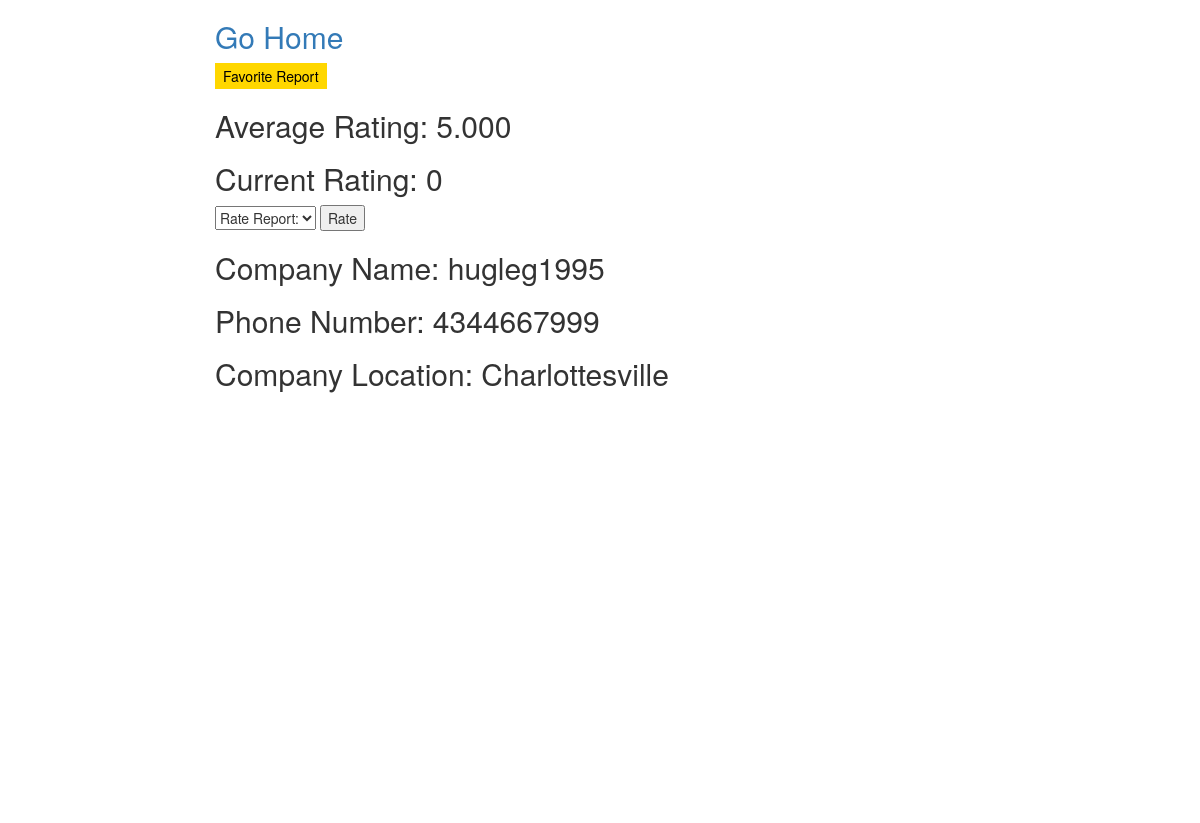
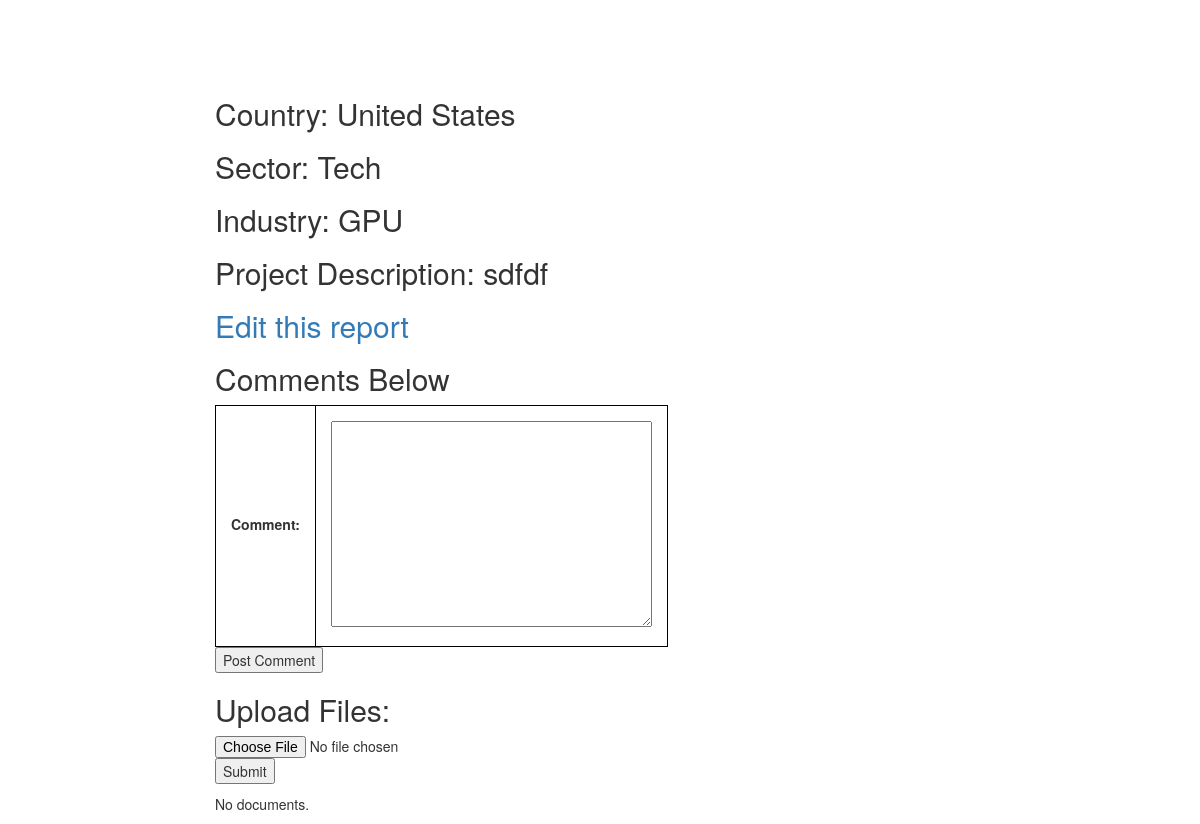
Before: /catalog/viewreport/2/success/ (signed in) with the older database file (2 pictures, top to bottom).
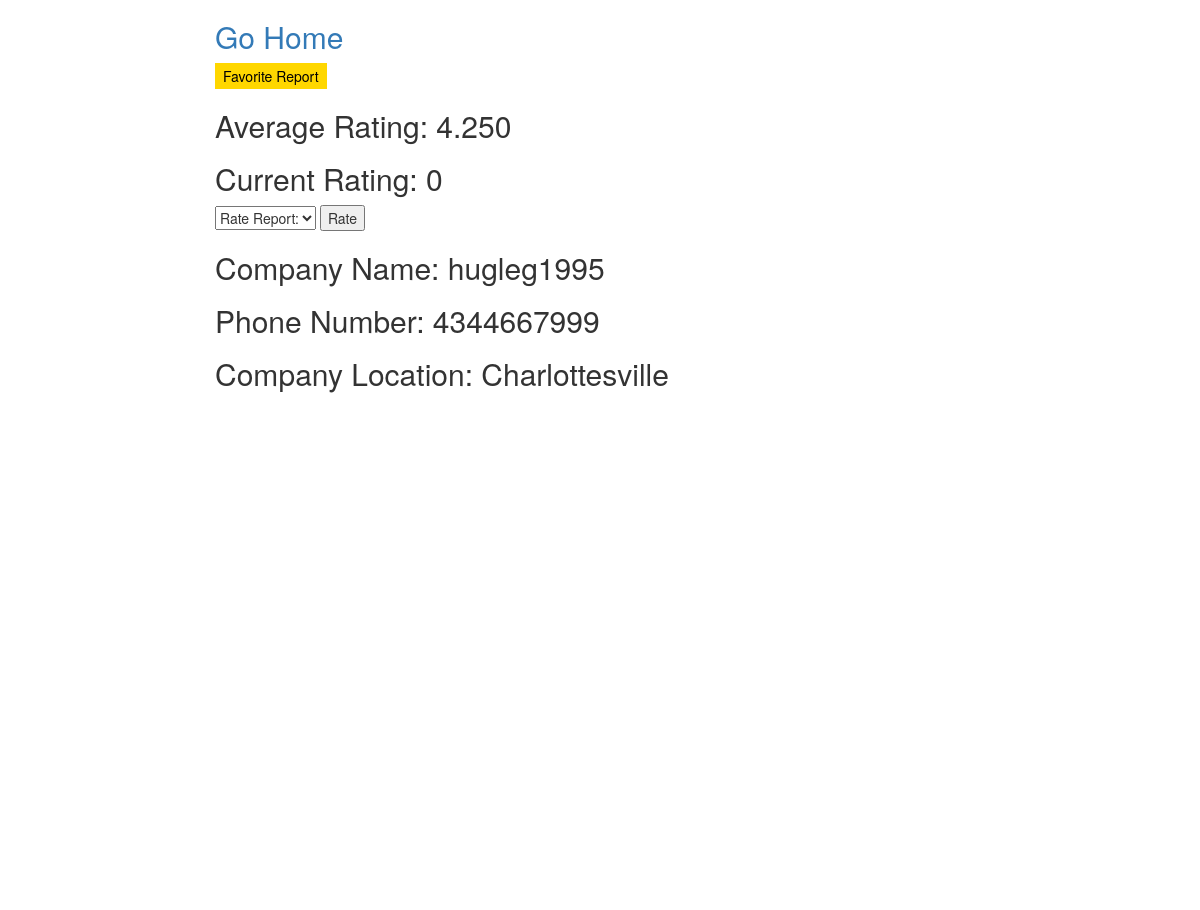
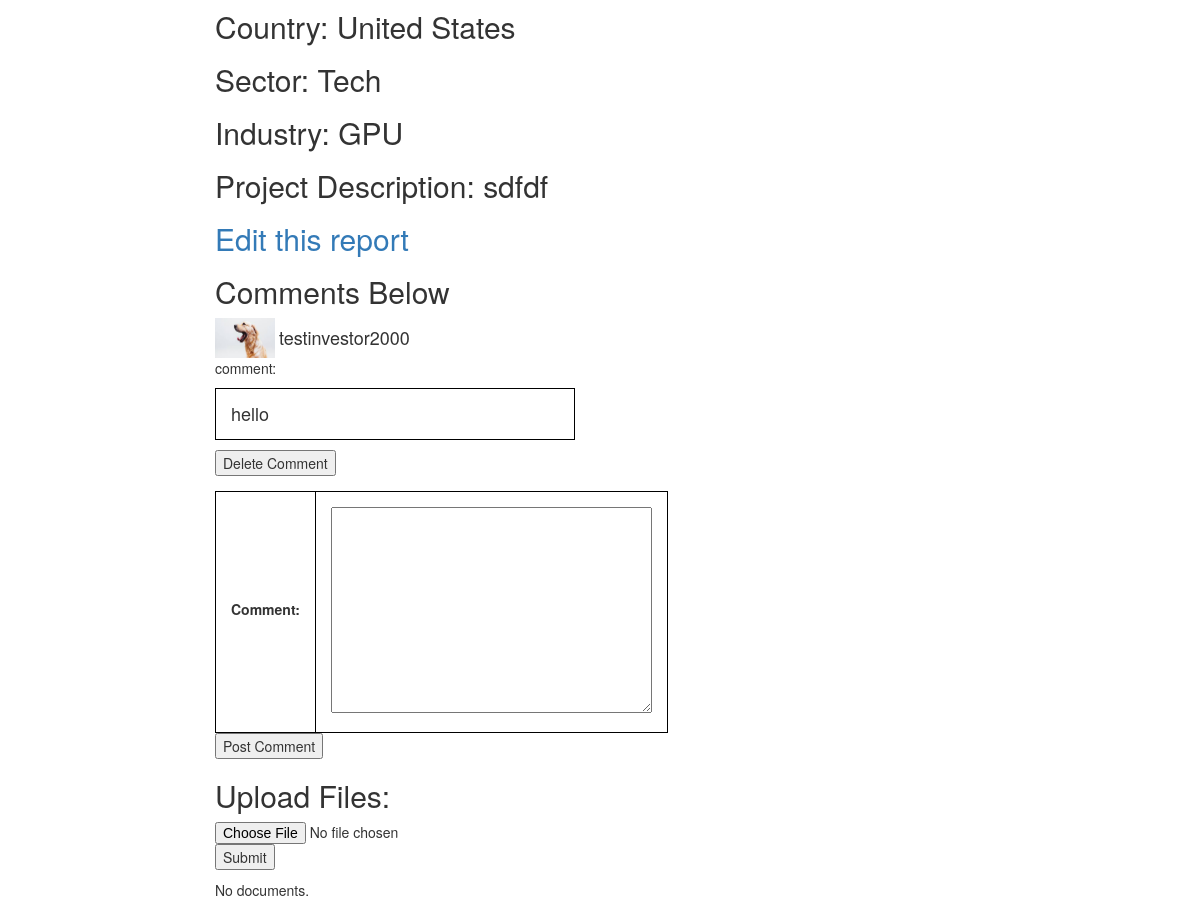
After: the same page with the newer database file (2 pictures, top to bottom).
### catalog/models.py (models this page shows)
class comment(models.Model):
    sender_name = models.CharField(max_length= 100, help_text='sender name')
    comment=models.CharField(max_length=2000,help_text="comment")
    report_id=models.IntegerField(default = 0, help_text='report id')

class profile(models.Model):
    user = models.OneToOneField(User,primary_key=True)
    is_manager = models.BooleanField(default = False)
    objects = models.Manager()
    is_company = models.BooleanField(default = False)
    is_investor=models.BooleanField(default=False)
    is_suspended = models.BooleanField(default=False)
    avatar = models.ImageField(upload_to='images/',blank = True,default='images/default.jpg')

### catalog/views.py (the view)
# urls.py: url(r'^viewreport/(?P<pk>[0-9]+)/$', views.viewreport, name='viewreport'),
@login_required(login_url = 'login')
def viewreport(request,pk):
    report=Report.objects.get(pk=pk)
    current_rate=0
    if request.method=="POST" and "post_comment" in request.POST:
        form=CommentForm(request.POST)
        if form.is_valid():
            comment_content=form.cleaned_data["comment"]
            comment.objects.create(sender_name=request.user.username,comment=comment_content,report_id=pk)
    elif request.method=="POST" and "delete-comment" in request.POST:
        print("delete-comment" in request.POST)
        comment_id=request.POST.get("comment_id")
        print(comment_id)
        comment_delete=comment.objects.get(id=comment_id)
        comment_delete.delete()
    elif request.method=="POST" and "rate" in request.POST:
        print(request.POST.get("dropdown"))
        rate=float(request.POST.get("dropdown"))
        current_rate=rate
        reportRate.objects.create(report_rate=rate,rate_by=request.user.username,report_id=pk)
    elif request.method=="POST" and "favorite_report" in request.POST:
        report.is_favorite=True
        report.save()
    elif request.method=="POST" and "unfavorite_report" in request.POST:
        report.is_favorite=False
        report.save()
    reportRates=reportRate.objects.filter(report_id=pk)
    totalRate=0
    count=0
    for r in reportRates:
        totalRate+=r.report_rate
        count+=1
    if count!=0:
        average_rate=totalRate/count
    else:
        average_rate=0
    report.average_rate=average_rate
    report.save()
    average_rate_format=format(report.average_rate, '.3f')
    comments=comment.objects.filter(report_id=pk)
    geolocator = Nominatim()
    location = geolocator.geocode(report.location)
    print(location.latitude)
    print(location.longitude)
    return render(request,'view_report.html',{
    "report":report,"location":location,"commentform":CommentForm(),"comments":comments,"averageRate":average_rate_format,"currentRate":current_rate
})

### catalog/forms.py
class CommentForm(forms.Form):
    comment = forms.CharField(widget=forms.Textarea)

### catalog/templates/view_report.html (shortened to what this page needs)
{% extends "base_generic.html" %}
{% block content %}
<h2><a href={% url 'gohome' %}>Go Home</a></h2>
{% if report.is_favorite %}
<form method = "POST" action ="." class = "form-group">{% csrf_token %}
            <input type="submit" class = "button1" value="Unfavorite Report" name="unfavorite_report"/>
        </form>
        {% else  %}
        <form method = "POST" action ="." class = "form-group">{% csrf_token %}
                    <input type="submit" class = "button2" value="Favorite Report" name="favorite_report"/>
        </form>
        {% endif %}
<h2>Average Rating: {{averageRate}}</h2>
<h2>Current Rating: {{currentRate}}</h2>
<form action="" method="post">{% csrf_token %}
  <select name="dropdown">
    <option selected="selected" disabled>Rate Report:</option>
  </select>
  <input type="submit" value="Rate" name="rate">
</form>
<h2>
Company Name: {{report.company}}
</h2>
<h2>
Phone Number: {{report.phone}}
</h2>
<h2>
Company Location: {{report.location}}
</h2>
   <head>
  </head>
  <body>
    <div id="map" style="width: 500px; height: 500px;"></div>
  </body>
<h2>
Country: {{report.country}}
</h2>
<h2>
Sector: {{report.sector}}
</h2>
<h2>
Industry: {{report.industry}}
</h2>
<h2>
  Project Description:
  {{report.description}}
</h2>
<h2>
    <a href={% url 'edit_report' report.pk %}>Edit this report</a>
</h2>
<h2>Comments Below</h2>
{% for comment in comments  %}
<div class="people-wrap">
  <div class="people">
<img src = "{{ user.profile.avatar.url }}" width = "60" height="40">
</div>
<div class="card">
 <h4>{{comment.sender_name}}</h4>
</div>
</div>
<br/>
comment: <h4 class="comment">{{comment.comment}}</h4>
<form method = "POST" action ="." class = "form-group">{% csrf_token %}
        <input type="submit" class = "submit" value="Delete Comment" name = "delete-comment" />
        </form>
{% endfor  %}
<form method = "POST" action ="." class = "form-group">{% csrf_token %}
            <table>
            {{ commentform}}
            </table>
            <input type="submit" class = "submit" value="Post Comment" name="post_comment"/>
        </form>
<h2>Upload Files:</h2>
         <form action="{% url 'uploadfile' report.pk %}" method="post" enctype="multipart/form-data">{% csrf_token %}
    <p>
      <input id="id_image" type="file" class="" name="file">
    <input type="submit" value="Submit" />
</form>
{% if documents %}
            <ul>
                {% for document in documents %}
                    <li><a href="{{ document.url }}">{{ document.name }}</a></li>
                {% endfor %}
            </ul>
        {% else %}
            <p>No documents.</p>
{% endif %}
{% endblock %}

Changed rows visible on the page:
added comment: profile.avatar (placeholder picture), sender_name "testinvestor2000", comment "hello"
Other visible differences:
{{ averageRate }}: "5.000" → "4.250"
